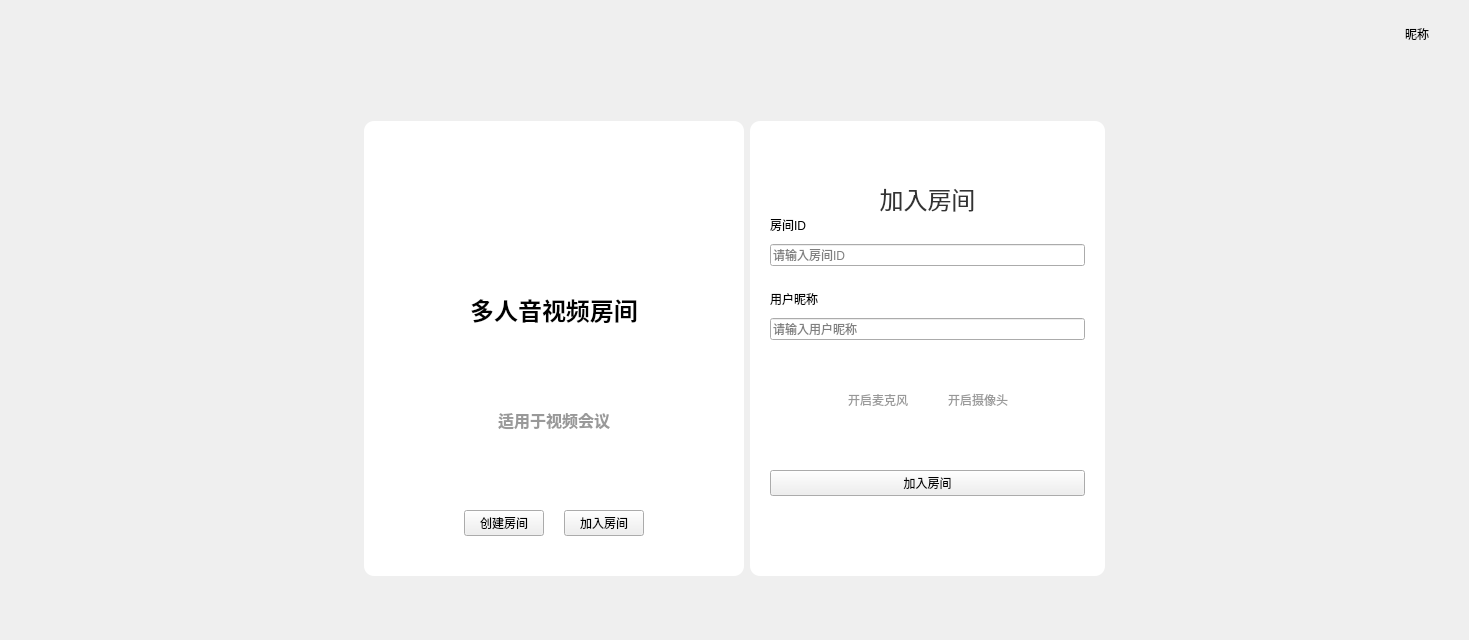
<?xml version="1.0" encoding="UTF-8"?>
<ui version="4.0">
 <class>WidHome</class>
 <widget class="QWidget" name="WidHome">
  <property name="geometry">
   <rect>
    <x>0</x>
    <y>0</y>
    <width>1469</width>
    <height>640</height>
   </rect>
  </property>
  <property name="windowTitle">
   <string>Form</string>
  </property>
  <layout class="QGridLayout" name="gridLayout">
   <property name="leftMargin">
    <number>0</number>
   </property>
   <property name="topMargin">
    <number>0</number>
   </property>
   <property name="rightMargin">
    <number>0</number>
   </property>
   <property name="bottomMargin">
    <number>0</number>
   </property>
   <property name="spacing">
    <number>0</number>
   </property>
   <item row="0" column="0">
    <widget class="QWidget" name="widget" native="true">
     <property name="styleSheet">
      <string notr="true">QWidget#widget
{
background-color: qlineargradient(x1:0, y1:0, x2:1, y2:1,
stop:0 #e9f1fe,stop:0.8 #b9def8,stop:1 #c7e8fb);
}</string>
     </property>
     <layout class="QVBoxLayout" name="verticalLayout">
      <item>
       <layout class="QHBoxLayout" name="horizontalLayout_5">
        <item>
         <widget class="QLabel" name="label_4">
          <property name="text">
           <string/>
          </property>
          <property name="pixmap">
           <pixmap resource="../../res/res.qrc">:/Images/logo2.png</pixmap>
          </property>
         </widget>
        </item>
        <item>
         <spacer name="horizontalSpacer_3">
          <property name="orientation">
           <enum>Qt::Horizontal</enum>
          </property>
          <property name="sizeHint" stdset="0">
           <size>
            <width>40</width>
            <height>20</height>
           </size>
          </property>
         </spacer>
        </item>
        <item>
         <widget class="WidgetClick" name="widget_4" native="true">
          <layout class="QHBoxLayout" name="horizontalLayout_2">
           <item>
            <widget class="QLabel" name="label_6">
             <property name="sizePolicy">
              <sizepolicy hsizetype="Fixed" vsizetype="Fixed">
               <horstretch>0</horstretch>
               <verstretch>0</verstretch>
              </sizepolicy>
             </property>
             <property name="minimumSize">
              <size>
               <width>32</width>
               <height>32</height>
              </size>
             </property>
             <property name="maximumSize">
              <size>
               <width>32</width>
               <height>32</height>
              </size>
             </property>
             <property name="text">
              <string/>
             </property>
             <property name="pixmap">
              <pixmap resource="../../res/res.qrc">:/Images/avatar.png</pixmap>
             </property>
             <property name="scaledContents">
              <bool>true</bool>
             </property>
            </widget>
           </item>
           <item>
            <widget class="QLabel" name="lblUser">
             <property name="text">
              <string>昵称</string>
             </property>
            </widget>
           </item>
           <item>
            <widget class="QLabel" name="label_5">
             <property name="minimumSize">
              <size>
               <width>16</width>
               <height>16</height>
              </size>
             </property>
             <property name="styleSheet">
              <string notr="true">image: url(:/Images/triangle4.png);</string>
             </property>
             <property name="text">
              <string/>
             </property>
             <property name="scaledContents">
              <bool>false</bool>
             </property>
            </widget>
           </item>
          </layout>
         </widget>
        </item>
       </layout>
      </item>
      <item>
       <spacer name="verticalSpacer">
        <property name="orientation">
         <enum>Qt::Vertical</enum>
        </property>
        <property name="sizeHint" stdset="0">
         <size>
          <width>20</width>
          <height>40</height>
         </size>
        </property>
       </spacer>
      </item>
      <item>
       <layout class="QHBoxLayout" name="horizontalLayout">
        <item>
         <spacer name="horizontalSpacer">
          <property name="orientation">
           <enum>Qt::Horizontal</enum>
          </property>
          <property name="sizeHint" stdset="0">
           <size>
            <width>40</width>
            <height>20</height>
           </size>
          </property>
         </spacer>
        </item>
        <item>
         <widget class="QWidget" name="widget_2" native="true">
          <property name="minimumSize">
           <size>
            <width>100</width>
            <height>0</height>
           </size>
          </property>
          <property name="styleSheet">
           <string notr="true">QWidget#widget_2
{
background:#fff;
border-radius:10px;
}</string>
          </property>
          <layout class="QGridLayout" name="gridLayout_3">
           <property name="leftMargin">
            <number>20</number>
           </property>
           <property name="topMargin">
            <number>20</number>
           </property>
           <property name="rightMargin">
            <number>20</number>
           </property>
           <property name="bottomMargin">
            <number>40</number>
           </property>
           <item row="0" column="0">
            <layout class="QVBoxLayout" name="verticalLayout_2">
             <property name="spacing">
              <number>2</number>
             </property>
             <item>
              <widget class="QLabel" name="label">
               <property name="text">
                <string/>
               </property>
               <property name="pixmap">
                <pixmap resource="../../res/res.qrc">:/Images/组 9213.png</pixmap>
               </property>
              </widget>
             </item>
             <item>
              <spacer name="verticalSpacer_5">
               <property name="orientation">
                <enum>Qt::Vertical</enum>
               </property>
               <property name="sizeType">
                <enum>QSizePolicy::Fixed</enum>
               </property>
               <property name="sizeHint" stdset="0">
                <size>
                 <width>20</width>
                 <height>10</height>
                </size>
               </property>
              </spacer>
             </item>
             <item>
              <widget class="QLabel" name="label_3">
               <property name="styleSheet">
                <string notr="true">font-size:24px;
font-weight: bold;</string>
               </property>
               <property name="text">
                <string>多人音视频房间</string>
               </property>
               <property name="alignment">
                <set>Qt::AlignCenter</set>
               </property>
              </widget>
             </item>
             <item>
              <spacer name="verticalSpacer_3">
               <property name="orientation">
                <enum>Qt::Vertical</enum>
               </property>
               <property name="sizeType">
                <enum>QSizePolicy::Fixed</enum>
               </property>
               <property name="sizeHint" stdset="0">
                <size>
                 <width>20</width>
                 <height>4</height>
                </size>
               </property>
              </spacer>
             </item>
             <item>
              <widget class="QLabel" name="label_2">
               <property name="styleSheet">
                <string notr="true">font-size:16px;
font-weight: bold;
color:#999;</string>
               </property>
               <property name="text">
                <string>适用于视频会议</string>
               </property>
               <property name="alignment">
                <set>Qt::AlignCenter</set>
               </property>
              </widget>
             </item>
             <item>
              <spacer name="verticalSpacer_4">
               <property name="orientation">
                <enum>Qt::Vertical</enum>
               </property>
               <property name="sizeType">
                <enum>QSizePolicy::Fixed</enum>
               </property>
               <property name="sizeHint" stdset="0">
                <size>
                 <width>20</width>
                 <height>36</height>
                </size>
               </property>
              </spacer>
             </item>
             <item>
              <layout class="QHBoxLayout" name="horizontalLayout_3">
               <property name="spacing">
                <number>20</number>
               </property>
               <property name="leftMargin">
                <number>80</number>
               </property>
               <property name="rightMargin">
                <number>80</number>
               </property>
               <item>
                <widget class="QPushButton" name="btnCreate">
                 <property name="text">
                  <string>创建房间</string>
                 </property>
                </widget>
               </item>
               <item>
                <widget class="QPushButton" name="btnJoin">
                 <property name="text">
                  <string>加入房间</string>
                 </property>
                </widget>
               </item>
              </layout>
             </item>
            </layout>
           </item>
          </layout>
         </widget>
        </item>
        <item>
         <widget class="QWidget" name="widget_3" native="true">
          <property name="minimumSize">
           <size>
            <width>100</width>
            <height>0</height>
           </size>
          </property>
          <property name="styleSheet">
           <string notr="true">QWidget#widget_3
{
	border-radius:10px;
	background:#fff;
}</string>
          </property>
          <layout class="QGridLayout" name="gridLayout_4">
           <property name="leftMargin">
            <number>20</number>
           </property>
           <property name="topMargin">
            <number>40</number>
           </property>
           <property name="rightMargin">
            <number>20</number>
           </property>
           <property name="bottomMargin">
            <number>40</number>
           </property>
           <property name="spacing">
            <number>0</number>
           </property>
           <item row="1" column="0">
            <layout class="QVBoxLayout" name="verticalLayout_3">
             <property name="spacing">
              <number>0</number>
             </property>
             <property name="rightMargin">
              <number>0</number>
             </property>
             <item>
              <widget class="QLabel" name="label_8">
               <property name="styleSheet">
                <string notr="true">font-size:24px;
color:#333;</string>
               </property>
               <property name="text">
                <string>加入房间</string>
               </property>
               <property name="alignment">
                <set>Qt::AlignCenter</set>
               </property>
              </widget>
             </item>
             <item>
              <widget class="QLabel" name="label_9">
               <property name="text">
                <string>房间ID</string>
               </property>
              </widget>
             </item>
             <item>
              <spacer name="verticalSpacer_7">
               <property name="orientation">
                <enum>Qt::Vertical</enum>
               </property>
               <property name="sizeType">
                <enum>QSizePolicy::Fixed</enum>
               </property>
               <property name="sizeHint" stdset="0">
                <size>
                 <width>20</width>
                 <height>10</height>
                </size>
               </property>
              </spacer>
             </item>
             <item>
              <widget class="QLineEdit" name="ledRoomNo">
               <property name="sizePolicy">
                <sizepolicy hsizetype="Expanding" vsizetype="Preferred">
                 <horstretch>0</horstretch>
                 <verstretch>0</verstretch>
                </sizepolicy>
               </property>
               <property name="placeholderText">
                <string>请输入房间ID</string>
               </property>
              </widget>
             </item>
             <item>
              <spacer name="verticalSpacer_9">
               <property name="orientation">
                <enum>Qt::Vertical</enum>
               </property>
               <property name="sizeType">
                <enum>QSizePolicy::Fixed</enum>
               </property>
               <property name="sizeHint" stdset="0">
                <size>
                 <width>20</width>
                 <height>24</height>
                </size>
               </property>
              </spacer>
             </item>
             <item>
              <widget class="QLabel" name="label_7">
               <property name="text">
                <string>用户昵称</string>
               </property>
              </widget>
             </item>
             <item>
              <spacer name="verticalSpacer_8">
               <property name="orientation">
                <enum>Qt::Vertical</enum>
               </property>
               <property name="sizeType">
                <enum>QSizePolicy::Fixed</enum>
               </property>
               <property name="sizeHint" stdset="0">
                <size>
                 <width>20</width>
                 <height>10</height>
                </size>
               </property>
              </spacer>
             </item>
             <item>
              <widget class="QLineEdit" name="ledRoomName">
               <property name="placeholderText">
                <string>请输入用户昵称</string>
               </property>
              </widget>
             </item>
             <item>
              <spacer name="verticalSpacer_10">
               <property name="orientation">
                <enum>Qt::Vertical</enum>
               </property>
               <property name="sizeType">
                <enum>QSizePolicy::Fixed</enum>
               </property>
               <property name="sizeHint" stdset="0">
                <size>
                 <width>20</width>
                 <height>20</height>
                </size>
               </property>
              </spacer>
             </item>
             <item>
              <widget class="QWidget" name="horizontalWidget" native="true">
               <property name="styleSheet">
                <string notr="true">color:#999;
font-size:12px;
border:0px;</string>
               </property>
               <layout class="QHBoxLayout" name="horizontalLayout_4">
                <property name="spacing">
                 <number>0</number>
                </property>
                <property name="leftMargin">
                 <number>0</number>
                </property>
                <property name="topMargin">
                 <number>0</number>
                </property>
                <property name="rightMargin">
                 <number>0</number>
                </property>
                <property name="bottomMargin">
                 <number>0</number>
                </property>
                <item>
                 <spacer name="horizontalSpacer_5">
                  <property name="orientation">
                   <enum>Qt::Horizontal</enum>
                  </property>
                  <property name="sizeHint" stdset="0">
                   <size>
                    <width>40</width>
                    <height>20</height>
                   </size>
                  </property>
                 </spacer>
                </item>
                <item>
                 <widget class="WidBtn" name="btnMic">
                  <property name="minimumSize">
                   <size>
                    <width>60</width>
                    <height>80</height>
                   </size>
                  </property>
                  <property name="styleSheet">
                   <string notr="true"/>
                  </property>
                  <property name="text">
                   <string>开启麦克风</string>
                  </property>
                 </widget>
                </item>
                <item>
                 <spacer name="horizontalSpacer_4">
                  <property name="orientation">
                   <enum>Qt::Horizontal</enum>
                  </property>
                  <property name="sizeType">
                   <enum>QSizePolicy::Fixed</enum>
                  </property>
                  <property name="sizeHint" stdset="0">
                   <size>
                    <width>40</width>
                    <height>20</height>
                   </size>
                  </property>
                 </spacer>
                </item>
                <item>
                 <widget class="WidBtn" name="btnCamera">
                  <property name="minimumSize">
                   <size>
                    <width>60</width>
                    <height>80</height>
                   </size>
                  </property>
                  <property name="text">
                   <string>开启摄像头</string>
                  </property>
                 </widget>
                </item>
                <item>
                 <spacer name="horizontalSpacer_6">
                  <property name="orientation">
                   <enum>Qt::Horizontal</enum>
                  </property>
                  <property name="sizeHint" stdset="0">
                   <size>
                    <width>40</width>
                    <height>20</height>
                   </size>
                  </property>
                 </spacer>
                </item>
               </layout>
              </widget>
             </item>
             <item>
              <spacer name="verticalSpacer_6">
               <property name="orientation">
                <enum>Qt::Vertical</enum>
               </property>
               <property name="sizeType">
                <enum>QSizePolicy::Fixed</enum>
               </property>
               <property name="sizeHint" stdset="0">
                <size>
                 <width>20</width>
                 <height>30</height>
                </size>
               </property>
              </spacer>
             </item>
             <item>
              <widget class="QPushButton" name="btnJoin2">
               <property name="text">
                <string>加入房间</string>
               </property>
              </widget>
             </item>
             <item>
              <spacer name="verticalSpacer_11">
               <property name="orientation">
                <enum>Qt::Vertical</enum>
               </property>
               <property name="sizeHint" stdset="0">
                <size>
                 <width>20</width>
                 <height>40</height>
                </size>
               </property>
              </spacer>
             </item>
            </layout>
           </item>
           <item row="0" column="0">
            <layout class="QHBoxLayout" name="horizontalLayout_7">
             <property name="spacing">
              <number>0</number>
             </property>
             <item>
              <spacer name="horizontalSpacer_8">
               <property name="orientation">
                <enum>Qt::Horizontal</enum>
               </property>
               <property name="sizeHint" stdset="0">
                <size>
                 <width>40</width>
                 <height>20</height>
                </size>
               </property>
              </spacer>
             </item>
             <item>
              <widget class="QPushButton" name="btnClose2">
               <property name="styleSheet">
                <string notr="true">border:0px;</string>
               </property>
               <property name="text">
                <string/>
               </property>
               <property name="icon">
                <iconset resource="../../res/res.qrc">
                 <normaloff>:/Images/close1.png</normaloff>:/Images/close1.png</iconset>
               </property>
              </widget>
             </item>
            </layout>
           </item>
          </layout>
         </widget>
        </item>
        <item>
         <spacer name="horizontalSpacer_2">
          <property name="orientation">
           <enum>Qt::Horizontal</enum>
          </property>
          <property name="sizeHint" stdset="0">
           <size>
            <width>40</width>
            <height>20</height>
           </size>
          </property>
         </spacer>
        </item>
       </layout>
      </item>
      <item>
       <spacer name="verticalSpacer_2">
        <property name="orientation">
         <enum>Qt::Vertical</enum>
        </property>
        <property name="sizeHint" stdset="0">
         <size>
          <width>20</width>
          <height>40</height>
         </size>
        </property>
       </spacer>
      </item>
     </layout>
    </widget>
   </item>
  </layout>
 </widget>
 <customwidgets>
  <customwidget>
   <class>WidBtn</class>
   <extends>QPushButton</extends>
   <header>View\Common\WidBtn.h</header>
  </customwidget>
  <customwidget>
   <class>WidgetClick</class>
   <extends>QWidget</extends>
   <header>View\Common\WidgetClick.h</header>
   <container>1</container>
  </customwidget>
 </customwidgets>
 <resources>
  <include location="../../res/res.qrc"/>
 </resources>
 <connections/>
</ui>
